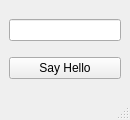
<?xml version="1.0" encoding="UTF-8"?>
<ui version="4.0">
 <class>MainWindow</class>
 <widget class="QMainWindow" name="MainWindow">
  <property name="geometry">
   <rect>
    <x>0</x>
    <y>0</y>
    <width>130</width>
    <height>120</height>
   </rect>
  </property>
  <property name="windowTitle">
   <string>MainWindow</string>
  </property>
  <widget class="QWidget" name="centralwidget">
   <layout class="QVBoxLayout" name="verticalLayout">
    <item>
     <widget class="QLineEdit" name="lineEdit"/>
    </item>
    <item>
     <widget class="QPushButton" name="pushButton">
      <property name="text">
       <string>Say Hello</string>
      </property>
     </widget>
    </item>
   </layout>
  </widget>
  <widget class="QMenuBar" name="menubar">
   <property name="geometry">
    <rect>
     <x>0</x>
     <y>0</y>
     <width>130</width>
     <height>21</height>
    </rect>
   </property>
  </widget>
  <widget class="QStatusBar" name="statusbar"/>
 </widget>
 <resources/>
 <connections/>
</ui>
